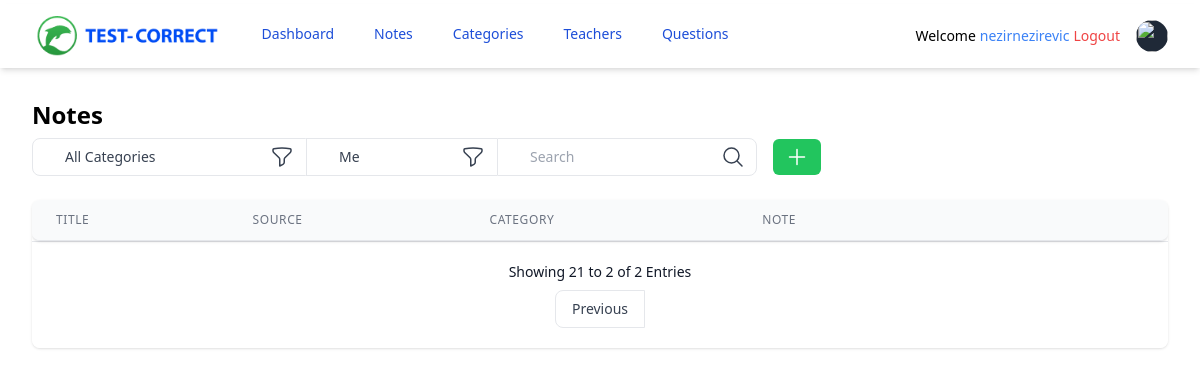
Before: /notes/?page=2 (signed in) with the older database file.
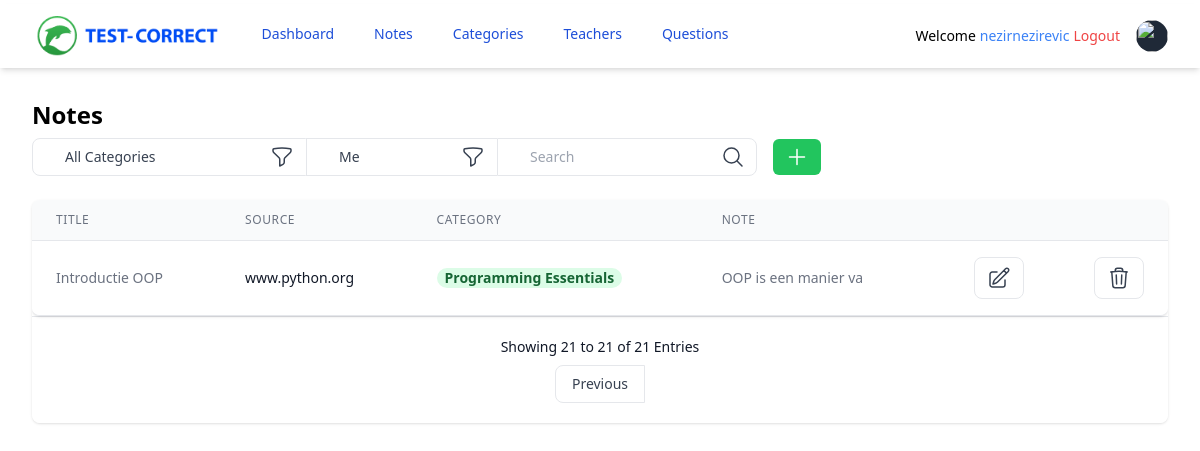
After: the same page with the newer database file.
### tables this page shows
CREATE TABLE notes (
            note_id INTEGER PRIMARY KEY AUTOINCREMENT,
            title TEXT NOT NULL,
            note_source TEXT NOT NULL,
            is_public INTEGER NOT NULL DEFAULT 1,
            teacher_id INTEGER NOT NULL,
            category_id INTEGER NOT NULL,
            note TEXT NOT NULL,
            date_created DATETIME DEFAULT CURRENT_TIMESTAMP,            
            FOREIGN KEY (teacher_id) REFERENCES teachers (teacher_id),
            FOREIGN KEY (category_id) REFERENCES categories (category_id));

CREATE TABLE categories (
            category_id INTEGER PRIMARY KEY AUTOINCREMENT,
            omschrijving TEXT NOT NULL,
            date_created DATETIME DEFAULT CURRENT_TIMESTAMP);

### controllers/note_controller.py (the view)
@notes_page.route("/")
def notes():
    if "user" in session:
        note_model = NoteModel(DATABASE_FILE)
        category_model = CategoryModel(DATABASE_FILE)
        username = session["user"]
        teacher_id = session["teacher_id"]
        page = request.args.get("page", default=1, type=int)
        entries_per_page = 20
        offset = (page - 1) * entries_per_page
        select_notes = note_model.get_paginated_notes(
            teacher_id=str(teacher_id), offset=offset, limit=entries_per_page
        )
        total_entries = note_model.get_total_entries(teacher_id=str(teacher_id))
        select_categories = category_model.get_all_categories()
        return render_template(
            "note/notes.html.j2",
            notes=select_notes,
            categories=select_categories,
            username=username,
            page=page,
            entries_per_page=entries_per_page,
            total_entries=total_entries,
        )
    return redirect(url_for("login"))

### models/category_model.py (called while the page is built)
    def __get_cursor(self):
        connection = sqlite3.connect(self.dbpath)
        cursor = connection.cursor()
        cursor.row_factory = sqlite3.Row
        return cursor

    def get_all_categories(self):
        cursor = self.__get_cursor()
        cursor.execute("SELECT * FROM categories")
        return cursor.fetchall()

### models/note_model.py (called while the page is built)
    def __get_cursor(self):
        connection = sqlite3.connect(self.dbpath)
        cursor = connection.cursor()
        cursor.row_factory = sqlite3.Row
        return cursor

    def get_total_entries(self, teacher_id):
        cursor = self.__get_cursor()
        cursor.execute("SELECT COUNT(*) FROM notes WHERE teacher_id = ?", (teacher_id,))
        result = cursor.fetchone()
        return result[0] if result is not None else 0

    def get_paginated_notes(self, teacher_id, offset, limit):
        cursor = self.__get_cursor()
        cursor.execute(
            "SELECT * FROM notes INNER JOIN categories ON notes.category_id = categories.category_id WHERE teacher_id = ? LIMIT ? OFFSET ?",
            (teacher_id, limit, offset),
        )
        return cursor.fetchall()

### templates/note/notes.html.j2 (shortened to what the changed rows need)
{% extends "index.html.j2" %}
{% block content %}
<div class="mx-auto max-w-7xl px-2 sm:px-6 lg:px-8">
    <div class="py-8">
        <div>
            <h2 class="text-2xl font-semibold leading-tight">Notes</h2>
        </div>
        <div class="-mx-4 sm:-mx-8 px-4 sm:px-8 py-4 overflow-x-auto">
            <div class="inline-block min-w-full shadow rounded-lg overflow-hidden">
                <div class="flex flex-col">
                    <div class="-my-2 overflow-x-auto sm:-mx-6 lg:-mx-8">
                        <div class="py-2 align-middle inline-block min-w-full sm:px-6 lg:px-8">
                            <div class="shadow overflow-hidden border-b border-gray-200 sm:rounded-lg">
                                <table class="min-w-full divide-y divide-gray-200 text-sm">
                                    <thead class="bg-gray-50">
                                        <tr>
                                            <th scope="col" class="px-6 py-3 text-xs text-left font-medium text-gray-500 uppercase tracking-wider">
                                                Title
                                            </th>
                                            <th scope="col" class="px-6 py-3 text-xs text-left font-medium text-gray-500 uppercase tracking-wider">
                                                Source
                                            </th>
                                            <th scope="col" class="px-6 py-3 text-xs text-left font-medium text-gray-500 uppercase tracking-wider">
                                                Category
                                            </th>
                                            <th scope="col" class="px-6 py-3 text-xs text-left font-medium text-gray-500 uppercase tracking-wider">
                                                Note
                                            </th>
                                            <th scope="col" class="relative px-6 py-3">
                                            </th>
                                            <th scope="col" class="relative px-6 py-3">
                                            </th>
                                        </tr>
                                    </thead>
                                    <tbody class="bg-white divide-y divide-gray-200">
                                        {% if result | length != 0 %}
                                        {% for note in result %}
                                        <tr>
                                            <td class="px-6 py-4 whitespace-nowrap text-gray-500">
                                                {{ note.title }}
                                            </td>
                                            <td class="px-6 py-4 whitespace-nowrap">
                                                <div class="text-sm text-gray-900">{{ note.note_source }}</div>
                                            </td>
                                            <td class="px-6 py-4 whitespace-nowrap">
                                                <span class="px-2 inline-flex leading-5 font-semibold rounded-full bg-green-100 text-green-800">
                                                {{ note.omschrijving }}
                                                </span>
                                            </td>
                                            <td class="px-6 py-4 whitespace-nowrap text-gray-500">
                                                {{ note.note }}
                                            </td>
                                            <td class="px-6 py-4 whitespace-nowrap text-right font-medium">
                                                <form action="{{ url_for('notes.note', note_id=note.note_id) }}" method="POST">
                                                    <input type="hidden" name="note_id" value="{{ note.note_id }}" >
                                                    <button type="submit" class="hover:bg-gray-100 border text-gray-700 py-2 px-3 rounded-s-lg rounded-e-lg">
                                                        <svg xmlns="http://www.w3.org/2000/svg" fill="none" viewBox="0 0 24 24" stroke-width="1.5" stroke="currentColor" class="w-6 h-6">
                                                            <path stroke-linecap="round" stroke-linejoin="round" d="M16.862 4.487l1.687-1.688a1.875 1.875 0 112.652 2.652L10.582 16.07a4.5 4.5 0 01-1.897 1.13L6 18l.8-2.685a4.5 4.5 0 011.13-1.897l8.932-8.931zm0 0L19.5 7.125M18 14v4.75A2.25 2.25 0 0115.75 21H5.25A2.25 2.25 0 013 18.75V8.25A2.25 2.25 0 015.25 6H10"></path>
                                                        </svg>
                                                    </button>
                                                </form>
                                            </td>
                                            <td class="px-6 py-4 whitespace-nowrap text-right font-medium">
                                                <form action="{{ url_for('notes.delete_note', note_id=note.note_id) }}" method="POST">
                                                    <input type="hidden" value="{{ note.note_id }}" name="note_id">
                                                    <button type="submit" class="hover:bg-gray-100 border text-gray-700 py-2 px-3 rounded-s-lg rounded-e-lg">
                                                        <svg xmlns="http://www.w3.org/2000/svg" fill="none" viewBox="0 0 24 24" stroke-width="1.5" stroke="currentColor" class="w-6 h-6">
                                                            <path stroke-linecap="round" stroke-linejoin="round" d="M14.74 9l-.346 9m-4.788 0L9.26 9m9.968-3.21c.342.052.682.107 1.022.166m-1.022-.165L18.16 19.673a2.25 2.25 0 01-2.244 2.077H8.084a2.25 2.25 0 01-2.244-2.077L4.772 5.79m14.456 0a48.108 48.108 0 00-3.478-.397m-12 .562c.34-.059.68-.114 1.022-.165m0 0a48.11 48.11 0 013.478-.397m7.5 0v-.916c0-1.18-.91-2.164-2.09-2.201a51.964 51.964 0 00-3.32 0c-1.18.037-2.09 1.022-2.09 2.201v.916m7.5 0a48.667 48.667 0 00-7.5 0"></path>
                                                        </svg>
                                                    </button>
                                                </form>
                                            </td>
                                        </tr>
                                        {% endfor %}
                                        {% else %}
                                        {% for note in notes %}
                                        <tr>
                                            <td class="px-6 py-4 whitespace-nowrap text-gray-500">
                                                {{ note.title }}
                                            </td>
                                            <td class="px-6 py-4 whitespace-nowrap">
                                                <div class="text-sm text-gray-900">{{ note.note_source }}</div>
                                            </td>
                                            <td class="px-6 py-4 whitespace-nowrap">
                                                <span class="px-2 inline-flex leading-5 font-semibold rounded-full bg-green-100 text-green-800">
                                                {{ note.omschrijving }}
                                                </span>
                                            </td>
                                            <td class="px-6 py-4 whitespace-nowrap text-gray-500">
                                                {{ note.note[:20] }}
                                            </td>
                                            <td class="px-6 py-4 whitespace-nowrap text-right font-medium">
                                                <form action="{{ url_for('notes.note', note_id=note.note_id) }}" method="POST">
                                                    <button type="submit" class="hover:bg-gray-100 border text-gray-700 py-2 px-3 rounded-s-lg rounded-e-lg">
                                                    </button>
                                                </form>
                                            </td>
                                            <td class="px-6 py-4 whitespace-nowrap text-right font-medium">
                                                <form action="{{ url_for('notes.delete_note', note_id=note.note_id) }}" method="POST">
                                                    <button type="submit" class="hover:bg-gray-100 border text-gray-700 py-2 px-3 rounded-s-lg rounded-e-lg">
                                                    </button>
                                                </form>
                                            </td>
                                        </tr>
                                        {% endfor %}
                                        {% endif %}
                                    </tbody>
                                </table>
                            </div>
                        </div>
                    </div>
                </div>
                <div class="px-5 py-5 bg-white border-t flex flex-col xs:flex-row items-center xs:justify-between">
                    <span class="text-gray-900">
                        Showing {{ (page - 1) * entries_per_page + 1 }} to {{ ((page - 1) * entries_per_page + notes|length) if (page - 1) * entries_per_page + notes|length < total_entries else total_entries }} of {{ total_entries }} Entries
                    </span>
                    <div class="inline-flex mt-2 xs:mt-0">
                        {% if page > 1 %}
                            <a href="{{ url_for('notes.notes', page=page-1) }}" class="hover:bg-gray-100 border text-gray-700 py-2 px-4 rounded-s-lg">
                            </a>
                        {% endif %}
                    </div>
                </div>
            </div>
        </div>
    </div>
</div>
{% endblock %}

Changed rows visible on the page:
added notes: title "Introductie OOP", note_source "www.python.org", omschrijving "Programming Essentials", note "OOP is een manier va"
Other visible differences:
{{ total_entries }}: "2" → "21"
text no longer shown: "2"
text now shown: "21"
